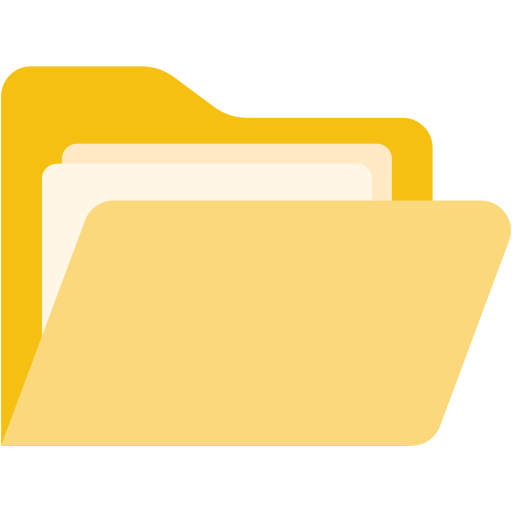
#> input picture assets/folder_open.png, 512 x 512 px, given in place of logo.png, which was not available
$ python -i ventana_principal.py   (imports and definitions only)
#> lines starting #> are read from the running program, lines starting #| are printed output that depends on the picture; pictures that were not available may be replaced by others from this repository, and a replacement may not be noted
### app/ui/utils_icono.py
from pathlib import Path
from PIL import Image, ImageTk

def aplicar_icono(win):
    """
    Aplica el icono corporativo a cualquier ventana (Tk o Toplevel).
    No rompe si el archivo no existe.
    """
    try:
        base_dir = Path(__file__).resolve().parents[2]  # .../app/ui -> raíz del proyecto
        logo_path = base_dir / "assets" / "logo.png"
        img = Image.open(logo_path).resize((64, 64))
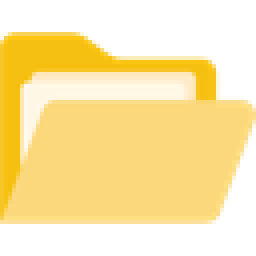
#> img: PIL image 64x64 RGBA (shown 4 times larger); mean R, G, B, A 160.4, 137.3, 72.8, 157.6; transparent parts drawn white
        icon = ImageTk.PhotoImage(img)
        win.iconphoto(True, icon)
        win._icon_ref = icon  # CLAVE: evitar que se pierda
    except Exception:
        pass

### app/ui/ventana_principal.py
import os
import tkinter as tk
import subprocess
import threading
import webbrowser
import sys
import time
from tkinter import messagebox
from pathlib import Path
from PIL import Image, ImageTk
from datetime import datetime
from app.ui.utils_icono import aplicar_icono

from app.ui.formulario_registro import abrir_formulario_registro
from app.ui.buscar_editar import abrir_buscar_editar
from app.ui.exportar_excel import exportar_a_excel


def iniciar_app():
    root = tk.Tk()
    aplicar_icono(root)
    # Forzar que Windows “pinte” el icono de una vez
    try:
        root.update_idletasks()
        root.after(50, root.iconify)         # minimiza
        root.after(100, root.deiconify)      # restaura
        root.after(150, root.lift)           # trae al frente
    except Exception:
        pass
    root.withdraw()  # ✅ ocultar mientras se configura (evita “salto”)

    root.title("Control de Horas - V1")
    root.geometry("520x610")  # ✅ ALTURA igual al formulario
    root.resizable(False, False)

    # ================================
    # COLORES CORPORATIVOS
    # ================================
    COLOR_VERDE = "#1f7a4d"
    COLOR_BOTON = "#1f7a4d"
    COLOR_BOTON_HOVER = "#249d63"
    COLOR_SALIR = "#8b2c1f"
    COLOR_SALIR_HOVER = "#b03a2e"
    COLOR_FONDO = "#f2f2f2"
    COLOR_ICON_BG = "#eaeaea"  # fondo suave del icono (puedes dejarlo como el fondo también)

    root.configure(bg=COLOR_FONDO)

    # ================================
    # RUTAS
    # ================================
    base_dir = Path(__file__).resolve().parents[2]
    logo_path = base_dir / "assets" / "logo.png"
    folder_icon_path = base_dir / "assets" / "folder_open.png"  # ✅ aquí va tu icono real
    reports_dir = base_dir / "reports"
    excel_out = reports_dir / "reporte_control_horas.xlsx"

    # ================================
    # ICONO APP (NO revienta si falta)
    # ================================
    try:
        icon_img = Image.open(logo_path).resize((64, 64))
        icon_tk = ImageTk.PhotoImage(icon_img)
        root.iconphoto(True, icon_tk)
        root._icon_ref = icon_tk
    except Exception:
        pass

    # ================================
    # CENTRAR VENTANA PRINCIPAL
    # ================================
    root.update_idletasks()
    ancho = 520
    alto = 610
    x = (root.winfo_screenwidth() // 2) - (ancho // 2)
    y = (root.winfo_screenheight() // 2) - (alto // 2)-60
    if y < 0:
        y = 0
    root.geometry(f"{ancho}x{alto}+{x}+{y}")

    # ================================
    # TOPMOST 1 SEGUNDO
    # ================================
    def _topmost_temporal():
        try:
            root.attributes("-topmost", True)
            root.update()
            root.after(1000, lambda: root.attributes("-topmost", False))
        except Exception:
            pass

    root.deiconify()
    root.lift()
    root.focus_force()
    _topmost_temporal()

    # ================================
    # HEADER
    # ================================
    header = tk.Frame(root, bg=COLOR_VERDE, height=50)
    header.pack(fill="x")

    lbl_titulo = tk.Label(
        header,
        text="CONTROL DE HORAS",
        bg=COLOR_VERDE,
        fg="white",
        font=("Segoe UI", 12, "bold")
    )
    lbl_titulo.place(relx=0.5, rely=0.5, anchor="center")

    lbl_hora = tk.Label(
        header,
        bg=COLOR_VERDE,
        fg="white",
        font=("Segoe UI", 10, "bold")
    )
    lbl_hora.place(relx=1.0, rely=0.5, anchor="e", x=-20)

    hora_job = None

    def actualizar_hora():
        global hora_job
        lbl_hora.config(text=datetime.now().strftime("%I:%M:%S %p"))
        # guarda el ID del after para poder cancelarlo al salir
        hora_job = root.after(1000, actualizar_hora)

    actualizar_hora()


    # ================================
    # LOGO + EMPRESA
    # ================================
    empresa_frame = tk.Frame(root, bg=COLOR_FONDO)
    empresa_frame.pack(pady=25)

    try:
        logo_img = Image.open(logo_path).resize((60, 60))
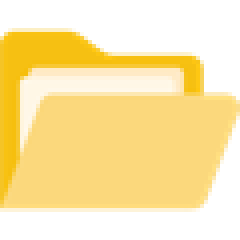
#> logo_img: PIL image 60x60 RGBA (shown 4 times larger); mean R, G, B, A 162.5, 139.1, 73.6, 157.7; transparent parts drawn white
        logo_tk = ImageTk.PhotoImage(logo_img)
        lbl_logo = tk.Label(empresa_frame, image=logo_tk, bg=COLOR_FONDO)
        lbl_logo.image = logo_tk
        lbl_logo.pack(side="left", padx=10)
    except Exception:
        pass

    lbl_empresa = tk.Label(
        empresa_frame,
        text="ELITE Ingenieros S.A.S.",
        bg=COLOR_FONDO,
        fg="#000403",
        font=("Segoe UI", 14, "bold")
    )
    lbl_empresa.pack(side="left")

    # ================================
    # UTILIDADES
    # ================================
    def info(msg):
        messagebox.showinfo("Información", msg)

    # [47 lines left out: functions abrir_dashboard_streamlit, abrir_excel_o_carpeta, not called in this run]

    # Cargar icono real (si existe)
    folder_icon_tk = None
    try:
        img = Image.open(folder_icon_path).convert("RGBA").resize((20, 20))
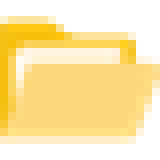
#> img: PIL image 20x20 RGBA (shown 8 times larger); mean R, G, B, A 175.8, 150.1, 77.2, 157.7; transparent parts drawn white
        folder_icon_tk = ImageTk.PhotoImage(img)
        root._folder_icon_ref = folder_icon_tk  # ✅ evitar garbage collector
    except Exception:
        folder_icon_tk = None

    # ================================
    # BOTONES (MISMA GRILLA = TODO ALINEADO)
    # ================================
    botones_frame = tk.Frame(root, bg=COLOR_FONDO)
    botones_frame.pack(pady=10)

    # Grilla interna para mantener alineación perfecta
    menu = tk.Frame(botones_frame, bg=COLOR_FONDO)
    menu.pack()

    # Col 0 = botón grande / Col 1 = icono (o placeholder)
    menu.grid_columnconfigure(0, weight=0)
    menu.grid_columnconfigure(1, weight=0)

    def crear_boton_grande(parent, texto, comando, color_base, color_hover):
        btn = tk.Button(
            parent,
            text=texto,
            width=30,
            height=2,
            bg=color_base,
            fg="white",
            font=("Segoe UI", 11, "bold"),
            relief="raised",
            bd=2,
            cursor="hand2",
            activebackground=color_hover,
            activeforeground="white",
            command=comando
        )

        def on_enter(e):
            btn.config(bg=color_hover, bd=3)

        def on_leave(e):
            btn.config(bg=color_base, bd=2)

        def on_press(e):
            btn.config(relief="sunken", bd=2)

        def on_release(e):
            btn.config(relief="raised", bd=3)

        btn.bind("<Enter>", on_enter)
        btn.bind("<Leave>", on_leave)
        btn.bind("<ButtonPress-1>", on_press)
        btn.bind("<ButtonRelease-1>", on_release)

        return btn

    def placeholder_icon(parent):
        # espacio “vacío” para que las filas sin icono queden alineadas
        ph = tk.Label(parent, text="", bg=COLOR_FONDO, width=3)
        return ph

    # --- Fila 0
    b0 = crear_boton_grande(menu, "Nuevo registro", lambda: abrir_formulario_registro(root), COLOR_BOTON, COLOR_BOTON_HOVER)
    b0.grid(row=0, column=0, pady=6, padx=(0, 10), sticky="w")
    placeholder_icon(menu).grid(row=0, column=1, pady=6, sticky="w")

    # --- Fila 1
    b1 = crear_boton_grande(menu, "Buscar / Editar registros", lambda: abrir_buscar_editar(root), COLOR_BOTON, COLOR_BOTON_HOVER)
    b1.grid(row=1, column=0, pady=6, padx=(0, 10), sticky="w")
    placeholder_icon(menu).grid(row=1, column=1, pady=6, sticky="w")

    # --- Fila 2 (Export + icono real)
    b2 = crear_boton_grande(menu, "Exportar a Excel", lambda: exportar_a_excel(root), COLOR_BOTON, COLOR_BOTON_HOVER)
    b2.grid(row=2, column=0, pady=6, padx=(0, 10), sticky="w")

    if folder_icon_tk is not None:
        btn_icon = tk.Button(
            menu,
            image=folder_icon_tk,
            bg=COLOR_FONDO,           # ✅ se integra con el fondo (más pro)
            activebackground=COLOR_FONDO,
            relief="flat",
            bd=0,
            cursor="hand2",
            command=abrir_excel_o_carpeta
        )
    else:
        # Fallback si no hay PNG: un botón discreto con texto
        btn_icon = tk.Button(
            menu,
            text="Abrir",
            width=5,
            bg=COLOR_ICON_BG,
            fg="#000000",
            font=("Segoe UI", 9, "bold"),
            relief="raised",
            bd=1,
            cursor="hand2",
            command=abrir_excel_o_carpeta
        )

    btn_icon.grid(row=2, column=1, pady=6, sticky="w")

    # --- Fila 3
    b3 = crear_boton_grande(menu, "Ver Dashboard", abrir_dashboard_streamlit, COLOR_BOTON, COLOR_BOTON_HOVER)
    b3.grid(row=3, column=0, pady=6, padx=(0, 10), sticky="w")
    placeholder_icon(menu).grid(row=3, column=1, pady=6, sticky="w")

    # --- Fila 4 (Salir)
    # [11 lines left out: function salir, not called in this run]

    b4 = crear_boton_grande(menu, "Salir", salir, COLOR_SALIR, COLOR_SALIR_HOVER)
    b4.grid(row=4, column=0, pady=(20, 0), padx=(0, 10), sticky="w")
    placeholder_icon(menu).grid(row=4, column=1, pady=(20, 0), sticky="w")

    # ================================
    # FOOTER
    # ================================
    footer = tk.Frame(root, bg="#dddddd", height=30)
    footer.pack(fill="x", side="bottom")

    lbl_footer = tk.Label(
        footer,
        text="© 2026 Elite Ingenieros S.A.S.  |  Esperando acción del usuario...",
        bg="#dddddd",
        fg="#333333",
        font=("Segoe UI", 9)
    )
    lbl_footer.pack(pady=5)

    root.mainloop()

>>> result = iniciar_app()
